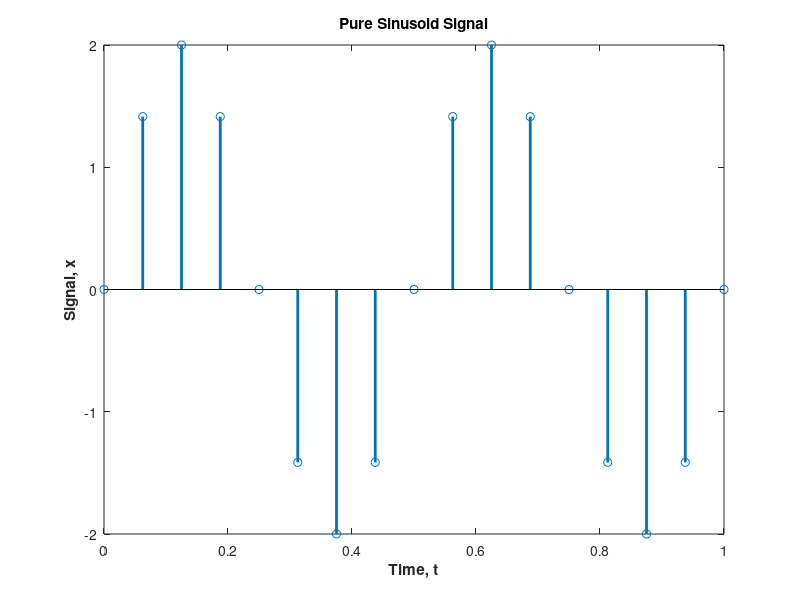
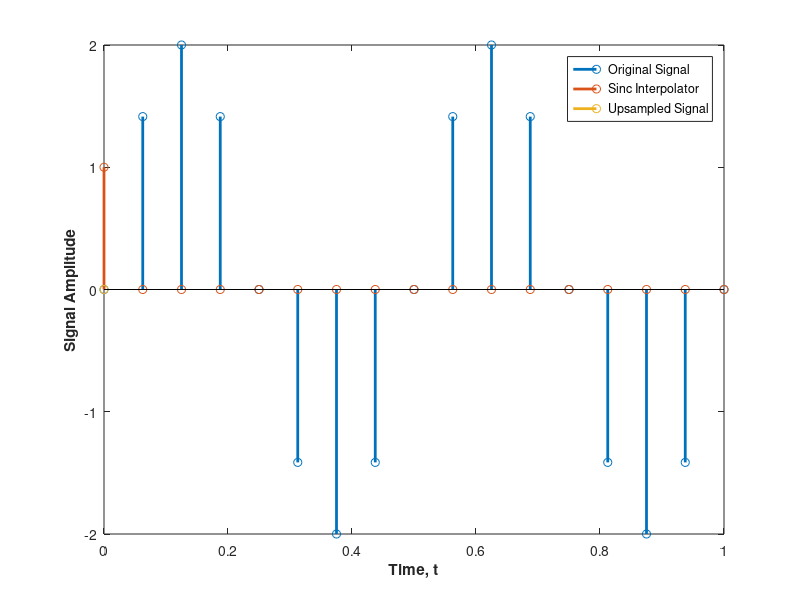
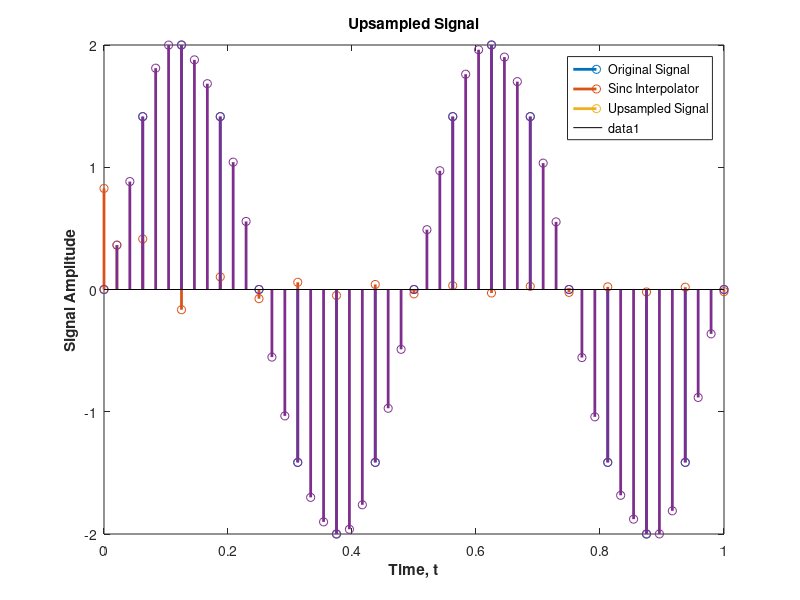
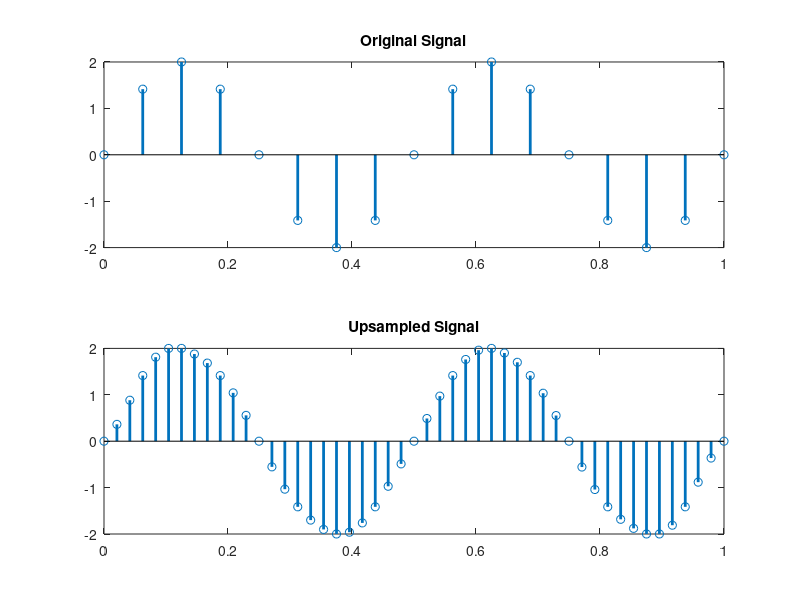

Source code (MATLAB) for these figures, in order: (Note: this script raises an error after producing the figures.)
clc
clear all
close all

%% original signal

fs = 16;
T = 1/fs;
t = 0:1/fs:1; %nT
x = 2*sin(2*pi*2*t);
stem(t,x,'LineWidth',2);
xlabel('Time, t', 'fontweight', 'bold');
ylabel('Signal, x', 'fontweight', 'bold');
title('Pure Sinusoid Signal');

%% sinc interpretation
upsampling_factor = 3;
fs_u = fs*upsampling_factor;
t_u = 0:1/fs_u:((length(t)-1)/fs); %t
x_u = zeros(length(t_u),1);

i=1;
a = zeros(length(t), 1);
a(:,1) = t_u(i);
b = a-t'; %t-nT
d = sinc(b/T); %sinc((t-NT)/T)
x_u(i) = sum(x'.*d);

figure()
stem(t,x,'LineWidth',2);
hold on
stem(t,d,'LineWidth',2);
stem(t_u(1), x_u(1), 'LineWidth', 2);
legend('Original Signal', 'Sinc Interpolator', 'Upsampled Signal');
xlabel('Time, t', 'fontweight', 'bold');
ylabel('Signal Amplitude', 'fontweight', 'bold');


%%
i=2;
a = zeros(length(t), 1);
a(:,1) = t_u(i);
b = a-t'; %t-nT
d = sinc(b/T); %sinc((t-NT)/T)
x_u(i) = sum(x'.*d);

figure()
stem(t,x,'LineWidth',2);
hold on
stem(t,d,'LineWidth',2);
stem(t_u(1:2), x_u(1:2), 'LineWidth', 2);
legend('Original Signal', 'Sinc Interpolator', 'Upsampled Signal');
xlabel('Time, t', 'fontweight', 'bold');
ylabel('Signal Amplitude', 'fontweight', 'bold');

%%
for i=1:length(t_u)
    a = zeros(length(t), 1);
    a(:,1) = t_u(i);
    b = a-t'; %t-nT
    d = sinc(b/T); %sinc((t-NT)/T)
    x_u(i) = sum(x'.*d);
end

stem(t_u, x_u, 'LineWidth', 2);
xlabel('Time, t', 'fontweight', 'bold');
ylabel('Signal Amplitude', 'fontweight', 'bold');
title('Upsampled Signal');

%%

x_u = zeros(length(t_u),1);

for i=1:length(t_u)
a = zeros(length(t), 1);
a(:,1) = t_u(i);
b = a-t'; %t-nT
d = sinc(b/T); %sinc((t-NT)/T)
x_u(i) = sum(x'.*d);
end

fig = figure;
subplot(211), stem(t,x,'LineWidth',2);
title('Original Signal');
subplot(212), stem(t_u, x_u, 'LineWidth', 2);
title('Upsampled Signal');

han=axes(fig,'visible','off'); 
han.Title.Visible='on';
han.XLabel.Visible='on';
han.YLabel.Visible='on';
xlabel(han,'Time', 'fontweight', 'bold');
ylabel(han,'Signal', 'fontweight', 'bold');


%% downsampling

downsampling_factor = 2;
x_d = zeros(round((1/downsampling_factor)*length(x_u)),1);
fs_u = fs*(upsampling_factor);
fs_d = fs_u/downsampling_factor;
t_d = 0:1/fs_d:((length(t_u)-1)/fs_u);

for i=1:length(x_d)
    x_d(i) = x_u(i*downsampling_factor - downsampling_factor + 1);
end

fig = figure;
% subplot(311), stem(t,x,'LineWidth',2);
% title('Original Signal');
subplot(211), stem(t_u, x_u, 'LineWidth', 2);
title('Upsampled Signal');
subplot(212), stem(t_d, x_d, 'LineWidth', 2);
title('Downsampled Signal');

han=axes(fig,'visible','off'); 
han.Title.Visible='on';
han.XLabel.Visible='on';
han.YLabel.Visible='on';
xlabel(han,'Time', 'fontweight', 'bold');
ylabel(han,'Signal', 'fontweight', 'bold');

%%
fig = figure;
subplot(311), stem(t,x,'LineWidth',2);
title('Original Signal');
subplot(312), stem(t_u, x_u, 'LineWidth', 2);
title('Upsampled Signal');
subplot(313), stem(t_d, x_d, 'LineWidth', 2);
title('Downsampled Signal');

han=axes(fig,'visible','off'); 
han.Title.Visible='on';
han.XLabel.Visible='on';
han.YLabel.Visible='on';
xlabel(han,'Time', 'fontweight', 'bold');
ylabel(han,'Signal', 'fontweight', 'bold');

%%

figure(), stem(t,x,'LineWidth',2);
xlabel('Time, t', 'fontweight', 'bold');
ylabel('Signal, x', 'fontweight', 'bold');

figure(), stem(t(length(t)/4 + 2: length(t)/2 + 1), ...
    x(length(t)/4 + 2: length(t)/2 + 1), 'LineWidth',2);

xlabel('Time, t', 'fontweight', 'bold');
ylabel('Signal, x', 'fontweight', 'bold');

figure(), stem(t_u(length(t_u)/4 + 2: length(t_u)/2 + 1), ...
    x_u(length(t_u)/4 + 2: length(t_u)/2 + 1), 'LineWidth',2);
xlabel('Time, t', 'fontweight', 'bold');
ylabel('Signal, x', 'fontweight', 'bold');

figure(), stem(t_d(length(t_d)/4 + 2: length(t_d)/2 + 1), ...
    x_d(length(t_d)/4 + 2: length(t_d)/2 + 1), 'LineWidth',2);
xlabel('Time, t', 'fontweight', 'bold');
ylabel('Signal, x', 'fontweight', 'bold');

%%
stem(t_d,x_d,'LineWidth',2);
xlabel('Time, t', 'fontweight', 'bold');
ylabel('Signal, x', 'fontweight', 'bold');
title('Resampled Signal');

%% video of upsampling

upsampling_factor = 3;
fs_u = fs*upsampling_factor;
t_u = 0:1/fs_u:((length(t)-1)/fs); %t
x_u = zeros(length(t_u),1);

figure()
for i=1:length(t_u)
    a = zeros(length(t), 1);
    a(:,1) = t_u(i);
    b = a-t'; %t-nT
    d = sinc(b/T); %sinc((t-NT)/T)
    x_u(i) = sum(x'.*d);
    
    stem(t,x,'LineWidth',2);
    hold on
    stem(t,d,'LineWidth',2);
    stem(t_u(1:i), x_u(1:i), 'LineWidth', 2);
    legend('Original Signal', 'Sinc Interpolator', 'Upsampled Signal');
    xlabel('Time, t', 'fontweight', 'bold');
    ylabel('Signal Amplitude', 'fontweight', 'bold');
    pause(3);
    saveas(gcf,strcat('Upsample',string(i),'.png'));
    hold off
end

%%

fs = 16;
T = 1/fs;
t = 0:1/fs:(1/4 - 1/fs); %nT
%t = 1/4:1/fs:(1/2-1/fs);
x = 2*sin(2*pi*2*t);

upsampling_factor = 3;
fs_u = fs*upsampling_factor;
t_u = 0:1/fs_u:((length(t)-1)/fs); %t
%t_u = 1/4:1/fs_u:(1/2-1/fs);
x_u = zeros(length(t_u),1);

for i=1:length(t_u)
    a = zeros(length(t), 1);
    a(:,1) = t_u(i);
    b = a-t'; %t-nT
    d = sinc(b/T); %sinc((t-NT)/T)
    x_u(i) = sum(x'.*d);
end

% downsampling_factor = 2;
% x_d = zeros(round((1/downsampling_factor)*length(x_u)),1);
% fs_u = fs*(upsampling_factor);
% fs_d = fs_u/downsampling_factor;
% t_d = 0:1/fs_d:((length(t_u)-1)/fs_u);
% %t_d = 1/4:1/fs_d:(1/2 - 1/fs);
% 
% for i=1:length(x_d)
%     x_d(i) = x_u(i*downsampling_factor - downsampling_factor + 1);
% end

%saveas(gca, 'Downslice_2.png');

%%
stem(t_d,x_d,'LineWidth',2);
xlabel('Time, t', 'fontweight', 'bold');
ylabel('Signal, x', 'fontweight', 'bold');


%% 

fs = 16;
T = 1/fs;
t = 0:1/fs:1; %nT
x = 2*sin(2*pi*2*t);

upsampling_factor = 3;
fs_u = fs*upsampling_factor;
t_u = 0:1/fs_u:((length(t)-1)/fs); %t
x_u = zeros(length(t_u),1);

for i=1:length(t_u)
    a = zeros(length(t), 1);
    a(:,1) = t_u(i);
    b = a-t'; %t-nT
    d = sinc(b/T); %sinc((t-NT)/T)
    x_u(i) = sum(x'.*d);
end

stem(t_u, x_u, 'LineWidth', 2);
saveas(gca, strcat('Downsample0.png'));
pause(1)

for i=2:length(x_u)
    x_u(i) = [];
    t_u(i) = [];
    stem(t_u, x_u, 'LineWidth', 2);
    saveas(gca, strcat('Downsample', string(i), '.png'));
    pause(1)
end
















